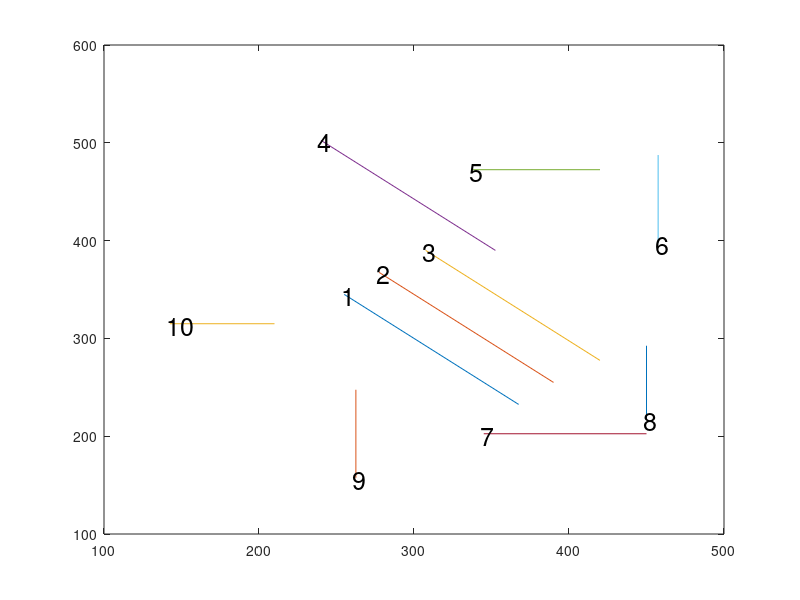

This figure's MATLAB source:
function Primitives = CreateExampleArrangement ()

load arrangement.dat
hold off;

F = arrangement/10;
N = size(F, 1);
for (i=1:N)
    plot([F(i,1) F(i, 3)], [F(i, 2) F(i, 4)]);
    text(F(i,1)-2, F(i, 2)-2, sprintf('%d', i), 'FontSize',18);
    Primitives(i).id =  i;
    Primitives(i).yc = (F(i,1)+F(i, 2))/2;
    Primitives(i).xc = (F(i,3)+F(i, 4))/2;
    Primitives(i).mark = 'LINE';
    Primitives(i).sy = F(i,1);
    Primitives(i).sx = F(i,2);
    Primitives(i).ey = F(i,3);
    Primitives(i).ex = F(i,4);
    Primitives(i).cx = Primitives(i).xc;
    Primitives(i).cy = Primitives(i).yc;
    [Primitives(i).x, Primitives(i).y] = GenerateLineCoordinates(Primitives(i).sx, Primitives(i).sy, Primitives(i).ex, Primitives(i).ey);
     Primitives(i).length = size(Primitives(i).x, 2);
    hold on;
end;
   
%-------------------------------------------------------
function [x y] = GenerateLineCoordinates(sx, sy, ex, ey)

if (abs(ex - sx) > abs(ey - sy))
    if (sx > ex) % exchange start and end points
        t = ey; ey = sy; sy = t; t = sx; sx = ex; sx = t;
    end;
    for (i=1:(ex-sx))
        x(i) = floor(sx+i);
        y(i) = floor((x(i) - sx)*(ey - sy)/(ex - sx) + sy);
    end;
else
    if (sy > ey) % exchange start and end points
         t = ey; ey = sy; sy = t; t = sx; sx = ex; sx = t;
    end;
    for (i=1:(ey-sy))
        y(i) = floor(sy+i);
        x(i) = floor((y(i) - sy)*(ex - sx)/(ey - sy) + sx);
    end;
end;
        
    
        
